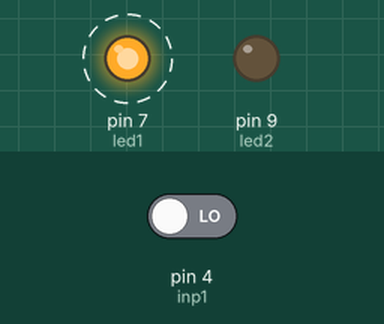
Simulated run of this sketch. Board: Arduino Uno, built with avr-gcc and run on an emulated ATmega328P. Parts: output pins drawn as LEDs (lit = HIGH). Dashed ring = blinking. The test bench sets the inputs (shaded band); at power-on: pin 4 (inp1) LOW.

Above: at 1.25 s.
1.3 s: pin 4 (inp1) driven HIGH
At 2.2 s:
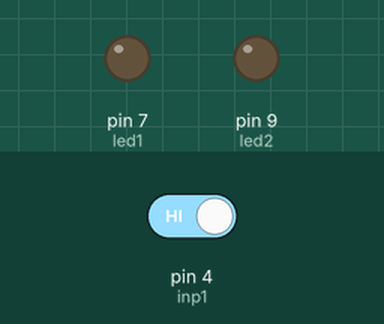
2.8 s: pin 4 (inp1) driven LOW
At 3.05 s:
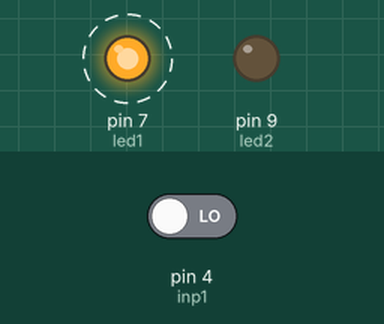
Timing chart, 0 to 11.8 s (numbered marks = the images above; inputs shaded):
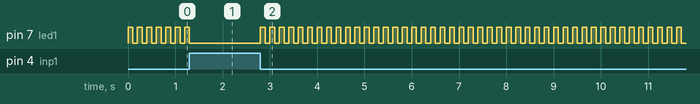

Measured:
- after the input at 1.3 s, pin 7 (led1): goes on until 1.3 s, then stays LOW
- after the input at 2.8 s, pin 7 (led1): alternates HIGH for 0.10 s and LOW for 0.10 s, starting at once
- by itself, pin 7 (led1): alternates HIGH for 0.10 s and LOW for 0.10 s

The sketch:

tlacitka_5Hz_busyloop.ino
```cpp
int led1 = 7;
int led2 = 9;

int inp1 = 4;
int inp2 = 5;

int freq = 5; //Hz
int halfper = (1000 / freq) / 2; //ms

void setup() {
  pinMode(inp1, INPUT);
  pinMode(inp2, INPUT);

  pinMode(led1, OUTPUT);
  pinMode(led2, OUTPUT);
}

void loop() {
  while (digitalRead(inp1) == HIGH); //busyloop go brrr
  digitalWrite(led1, HIGH);
  delay(halfper);
  digitalWrite(led1, LOW);
  delay(halfper);
}
```
